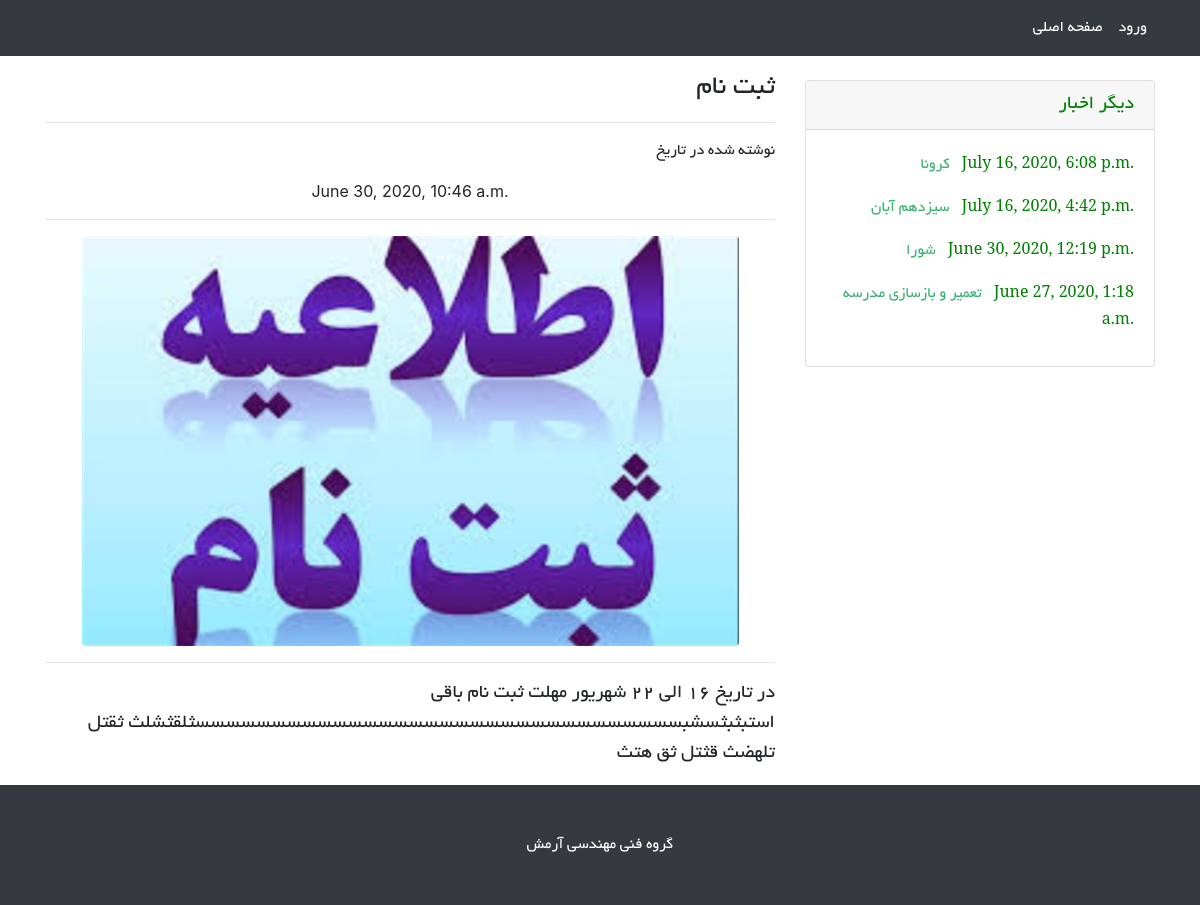
Screenshot of /news/3 with the database file from the repository.
### news/models.py (models this page shows, shortened)
class News(models.Model):
    title = models.CharField(max_length = 300)
    explanation = models.TextField()
    time = models.DateTimeField(auto_now=True)
    image = models.ImageField(upload_to='news'  , validators=[news_image_size])
    class Meta:
        ordering = ('-time',)
        verbose_name_plural = "اخبار مدرسه"

### news/views.py (the view)
# urls.py: path('<int:pk>' , views.this_new , name='this_new')
def this_new(request  , pk = None , template_name = 'news/this_new.html'):
    new = News.objects.get(id = pk)
    data_to_send = {}
    data_to_send['new'] = new
    news = News.objects.exclude(id = new.id)[:20]
    data_to_send['news'] = news
    return render(request , template_name , data_to_send )

### news/templates/news/this_new.html (shortened to what this page needs)
{% load static %}
<!DOCTYPE html>
<html lang="en">
{% load jalali_tags%}
<link rel="stylesheet" type="text/css" href=" {% static "pfont.css"  %}">
<head>
  <link rel="stylesheet" type="text/css" href=" {% static "pfont.css"  %}">
  <link href="{% static 'news/vendor/bootstrap/css/bootstrap.min.css' %}" rel="stylesheet">
  <link href="{% static 'news/css/blog-post.css' %}" rel="stylesheet">
</head>
<body>
  <nav class="navbar navbar-expand-lg navbar-dark bg-dark fixed-top" >
    <div class="container">
      <div class="collapse navbar-collapse" id="navbarResponsive" >
        <ul class="navbar-nav ml-auto" style="text-align: center;">
          <li class="nav-item active">
            <a class="nav-link" href="/../../" style='font-family: "byekan" ;'>صفحه اصلی
            </a>
          </li>
          <li class="nav-item active">
            <a class="nav-link" href="/login"  style='font-family: "byekan"'>ورود</a>
          </li>
        </ul>
      </div>
    </div>
  </nav>
  <div class="container" style="align-content: right; text-align: right;">
    <div class="row">
      <div class="col-lg-8" >
        <h3 class="mt-3" style="font-family: 'byekan'">{{new.title}}</h1>
        <hr>
         <p style="font-family: 'byekan'"> نوشته شده در تاریخ</p> <p style="text-align: center;"> {{ new.time|to_jalali:' %y/%m/%d %H:%M' }}</p>
        <hr>
        <div class="text-center">
          <img src={{new.image.url}} class="rounded" alt="..."  width='90%' height='60%'>
        </div>
        <hr>
         <blockquote class="blockquote">
          <p class="mb-0" style="font-family: 'byekan'">{{new.explanation}}</p>
        </blockquote>
      </div>
      <div class="col-md-4">
        <div class="card my-4">
          <h5 class="card-header" style='font-family:"byekan" ; color:green'>دیگر اخبار</h5>
          <div class="card-body">
            {% for new in news %}
            <p style='font-family:"serif" ;color:green; font-szie:15 '>
            <a href='./{{new.id}}' style='font-family:"byekan" ; color:MediumSeaGreen ;  '>
            {{new.title}}  </a> &nbsp; {{new.time|to_jalali:' %y/%m' }} </p>
            {% endfor %}
          </div>
        </div>
      </div>
    </div>
  </div>
  <footer class="py-5 bg-dark">
    <div class="container">
      <p class="m-0 text-center text-white" style="font-family: 'byekan';">گروه فنی مهندسی آرمش</p>
    </div>
  </footer>
</body>
</html>

### news/static/news/css/blog-post.css (style rules this page uses)
body { padding-top: 56px; }

### rows the page displays
News: title "ثبت نام", time|to_jalali "June 30, 2020, 10:46 a.m.", image (picture), explanation "در تاریخ ۱۶ الی ۲۲ شهریور مهلت ثبت نام باقی استبثبثسشبسسسسسسسسسسسسسسسسسسسسسسسسسسسسسسسسثلقثشلث ثقتل تلهضث قثتل ثق هتث"
News: title "کرونا", time|to_jalali "July 16, 2020, 6:08 p.m."
News: title "سیزدهم آبان", time|to_jalali "July 16, 2020, 4:42 p.m."
News: title "شورا", time|to_jalali "June 30, 2020, 12:19 p.m."
News: title "تعمیر و بازسازی مدرسه", time|to_jalali "June 27, 2020, 1:18 a.m."
